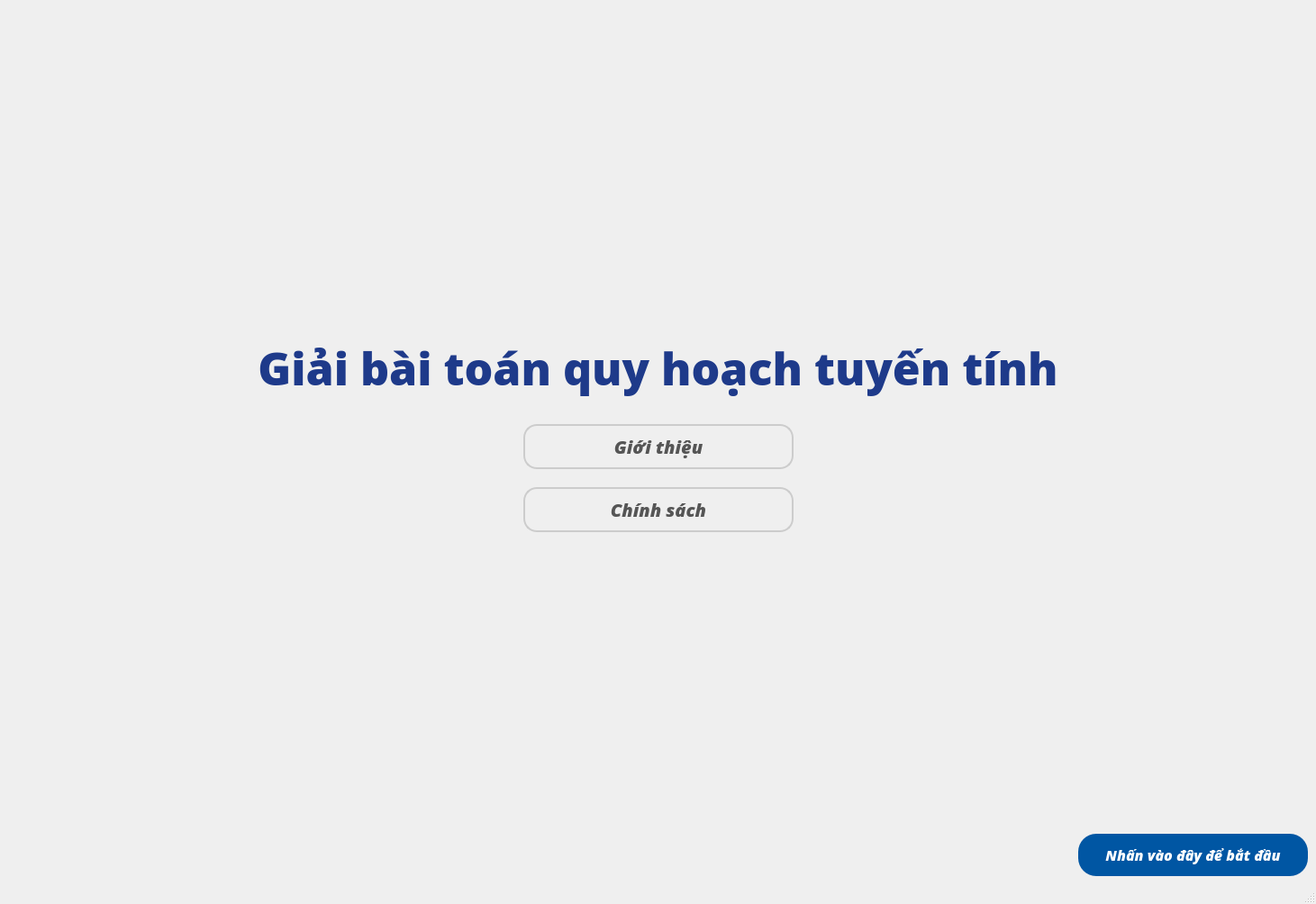
<?xml version="1.0" encoding="UTF-8"?>
<ui version="4.0">
 <class>MainWindow</class>
 <widget class="QMainWindow" name="MainWindow">
  <property name="geometry">
   <rect>
    <x>0</x>
    <y>0</y>
    <width>1461</width>
    <height>1004</height>
   </rect>
  </property>
  <property name="maximumSize">
   <size>
    <width>16777215</width>
    <height>16777215</height>
   </size>
  </property>
  <property name="font">
   <font>
    <family>Open Sans Extrabold</family>
   </font>
  </property>
  <property name="windowTitle">
   <string>MainWindow</string>
  </property>
  <property name="styleSheet">
   <string notr="true"/>
  </property>
  <widget class="QWidget" name="centralwidget">
   <property name="styleSheet">
    <string notr="true"/>
   </property>
   <layout class="QVBoxLayout" name="verticalLayout_2">
    <item>
     <spacer name="verticalSpacer_2">
      <property name="orientation">
       <enum>Qt::Vertical</enum>
      </property>
      <property name="sizeType">
       <enum>QSizePolicy::Fixed</enum>
      </property>
      <property name="sizeHint" stdset="0">
       <size>
        <width>20</width>
        <height>150</height>
       </size>
      </property>
     </spacer>
    </item>
    <item>
     <layout class="QHBoxLayout" name="horizontalLayout_4">
      <item>
       <spacer name="horizontalSpacer_6">
        <property name="orientation">
         <enum>Qt::Horizontal</enum>
        </property>
        <property name="sizeHint" stdset="0">
         <size>
          <width>40</width>
          <height>20</height>
         </size>
        </property>
       </spacer>
      </item>
      <item>
       <layout class="QVBoxLayout" name="verticalLayout">
        <property name="spacing">
         <number>20</number>
        </property>
        <item>
         <widget class="QLabel" name="label">
          <property name="minimumSize">
           <size>
            <width>350</width>
            <height>150</height>
           </size>
          </property>
          <property name="maximumSize">
           <size>
            <width>800</width>
            <height>250</height>
           </size>
          </property>
          <property name="text">
           <string/>
          </property>
          <property name="pixmap">
           <pixmap resource="resource.qrc">:/new/prefix1/Logo TA Ngang.png</pixmap>
          </property>
          <property name="scaledContents">
           <bool>true</bool>
          </property>
         </widget>
        </item>
        <item>
         <spacer name="verticalSpacer_3">
          <property name="orientation">
           <enum>Qt::Vertical</enum>
          </property>
          <property name="sizeType">
           <enum>QSizePolicy::Fixed</enum>
          </property>
          <property name="sizeHint" stdset="0">
           <size>
            <width>20</width>
            <height>45</height>
           </size>
          </property>
         </spacer>
        </item>
        <item>
         <widget class="QLabel" name="lblTieuDe">
          <property name="minimumSize">
           <size>
            <width>300</width>
            <height>0</height>
           </size>
          </property>
          <property name="maximumSize">
           <size>
            <width>16777215</width>
            <height>250</height>
           </size>
          </property>
          <property name="font">
           <font>
            <family>Segoe UI</family>
            <pointsize>-1</pointsize>
            <italic>false</italic>
            <bold>true</bold>
            <underline>false</underline>
            <strikeout>false</strikeout>
           </font>
          </property>
          <property name="styleSheet">
           <string notr="true">QLabel {
    font-family: &quot;Segoe UI&quot;, Roboto, Helvetica, Arial, sans-serif;
    font-size: 50px;
    font-weight: bold;
    color: #1e3a8a; /* Màu chữ xanh dương đậm */
    padding-bottom: 8px; /* Khoảng cách từ chữ xuống đường gạch */
}</string>
          </property>
          <property name="text">
           <string>Giải bài toán quy hoạch tuyến tính</string>
          </property>
          <property name="scaledContents">
           <bool>false</bool>
          </property>
          <property name="alignment">
           <set>Qt::AlignCenter</set>
          </property>
         </widget>
        </item>
        <item>
         <layout class="QHBoxLayout" name="horizontalLayout">
          <item>
           <spacer name="horizontalSpacer">
            <property name="orientation">
             <enum>Qt::Horizontal</enum>
            </property>
            <property name="sizeHint" stdset="0">
             <size>
              <width>40</width>
              <height>20</height>
             </size>
            </property>
           </spacer>
          </item>
          <item>
           <widget class="QPushButton" name="btnGioiThieu">
            <property name="minimumSize">
             <size>
              <width>300</width>
              <height>50</height>
             </size>
            </property>
            <property name="maximumSize">
             <size>
              <width>300</width>
              <height>250</height>
             </size>
            </property>
            <property name="font">
             <font>
              <family>Segoe UI</family>
              <pointsize>-1</pointsize>
              <italic>true</italic>
              <bold>true</bold>
             </font>
            </property>
            <property name="styleSheet">
             <string notr="true">QPushButton{
    background-color: transparent;
    color: #555555; /* Màu xám đậm */
    border: 2px solid #CCCCCC; /* Viền xám nhạt */
    border-radius: 15px;
    font-family: &quot;Segoe UI&quot;, sans-serif;
    font-size: 20px;
    padding: 8px 20px;
}
QPushButton:hover {
    border: 2px solid #0056A3; /* Khi rê chuột thì viền biến thành xanh KHTN */
    color: #0056A3;
}</string>
            </property>
            <property name="text">
             <string>Giới thiệu</string>
            </property>
           </widget>
          </item>
          <item>
           <spacer name="horizontalSpacer_2">
            <property name="orientation">
             <enum>Qt::Horizontal</enum>
            </property>
            <property name="sizeHint" stdset="0">
             <size>
              <width>40</width>
              <height>20</height>
             </size>
            </property>
           </spacer>
          </item>
         </layout>
        </item>
        <item>
         <layout class="QHBoxLayout" name="horizontalLayout_2">
          <item>
           <spacer name="horizontalSpacer_3">
            <property name="orientation">
             <enum>Qt::Horizontal</enum>
            </property>
            <property name="sizeHint" stdset="0">
             <size>
              <width>40</width>
              <height>20</height>
             </size>
            </property>
           </spacer>
          </item>
          <item>
           <widget class="QPushButton" name="btnChinhSach">
            <property name="minimumSize">
             <size>
              <width>300</width>
              <height>50</height>
             </size>
            </property>
            <property name="maximumSize">
             <size>
              <width>300</width>
              <height>250</height>
             </size>
            </property>
            <property name="font">
             <font>
              <family>Segoe UI</family>
              <pointsize>-1</pointsize>
              <italic>true</italic>
              <bold>true</bold>
             </font>
            </property>
            <property name="styleSheet">
             <string notr="true">QPushButton{
    background-color: transparent;
    color: #555555; /* Màu xám đậm */
    border: 2px solid #CCCCCC; /* Viền xám nhạt */
    border-radius: 15px;
    font-family: &quot;Segoe UI&quot;, sans-serif;
    font-size: 20px;
    padding: 8px 20px;
}
QPushButton:hover {
    border: 2px solid #0056A3; /* Khi rê chuột thì viền biến thành xanh KHTN */
    color: #0056A3;
}</string>
            </property>
            <property name="text">
             <string>Chính sách</string>
            </property>
           </widget>
          </item>
          <item>
           <spacer name="horizontalSpacer_4">
            <property name="orientation">
             <enum>Qt::Horizontal</enum>
            </property>
            <property name="sizeHint" stdset="0">
             <size>
              <width>40</width>
              <height>20</height>
             </size>
            </property>
           </spacer>
          </item>
         </layout>
        </item>
       </layout>
      </item>
      <item>
       <spacer name="horizontalSpacer_7">
        <property name="orientation">
         <enum>Qt::Horizontal</enum>
        </property>
        <property name="sizeHint" stdset="0">
         <size>
          <width>40</width>
          <height>20</height>
         </size>
        </property>
       </spacer>
      </item>
     </layout>
    </item>
    <item>
     <spacer name="verticalSpacer">
      <property name="orientation">
       <enum>Qt::Vertical</enum>
      </property>
      <property name="sizeHint" stdset="0">
       <size>
        <width>20</width>
        <height>252</height>
       </size>
      </property>
     </spacer>
    </item>
    <item>
     <layout class="QHBoxLayout" name="horizontalLayout_3">
      <item>
       <spacer name="horizontalSpacer_5">
        <property name="orientation">
         <enum>Qt::Horizontal</enum>
        </property>
        <property name="sizeHint" stdset="0">
         <size>
          <width>40</width>
          <height>20</height>
         </size>
        </property>
       </spacer>
      </item>
      <item>
       <widget class="QPushButton" name="pushButton_3">
        <property name="font">
         <font>
          <family>Segoe UI</family>
          <pointsize>-1</pointsize>
          <italic>true</italic>
          <bold>true</bold>
         </font>
        </property>
        <property name="styleSheet">
         <string notr="true">/* Trạng thái bình thường */
QPushButton {
    background-color: #0056A3; /* Màu xanh đồng bộ với logo KHTN */
    color: white;
    border: none;
    border-radius: 20px; /* Bo góc tròn mềm mại */
    font-family: &quot;Segoe UI&quot;, Arial, sans-serif;
    font-size: 16px;
    font-weight: bold;
    padding: 12px 30px;
}

/* Trạng thái khi rê chuột qua (Hover) */
QPushButton:hover {
    background-color: #0073E6; /* Xanh sáng hơn một chút */
}

/* Trạng thái khi click nhấn xuống */
QPushButton:pressed {
    background-color: #003D73;
}</string>
        </property>
        <property name="text">
         <string>Nhấn vào đây để bắt đầu</string>
        </property>
       </widget>
      </item>
     </layout>
    </item>
   </layout>
  </widget>
  <widget class="QMenuBar" name="menubar">
   <property name="geometry">
    <rect>
     <x>0</x>
     <y>0</y>
     <width>1461</width>
     <height>26</height>
    </rect>
   </property>
  </widget>
  <widget class="QStatusBar" name="statusbar"/>
 </widget>
 <resources>
  <include location="resource.qrc"/>
 </resources>
 <connections/>
</ui>
